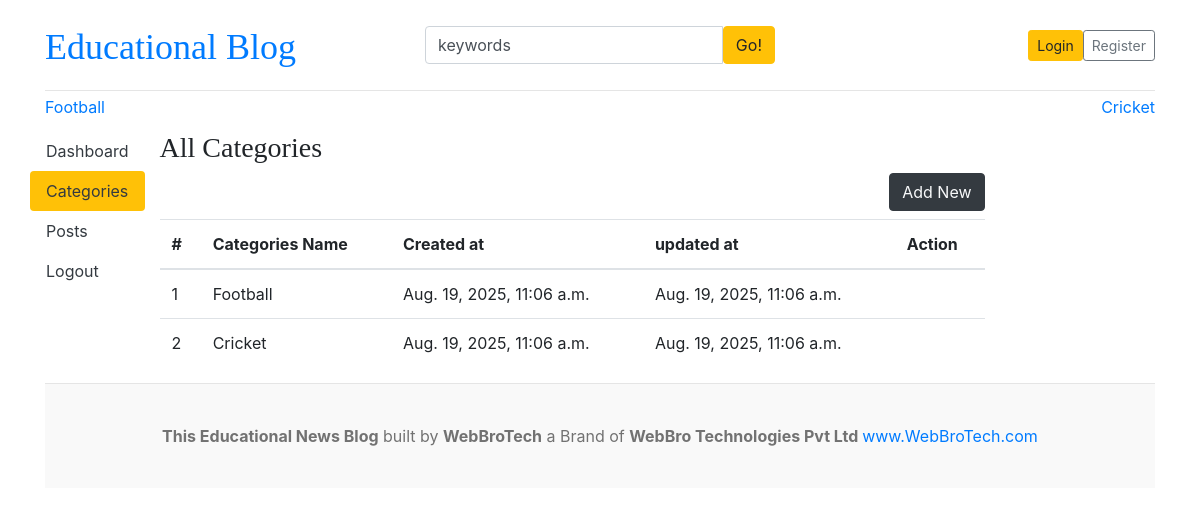
/dashboard/categories/, run on the app's committed database.
### blogs/models.py (models this page shows)
class Category(models.Model):
    category_name = models.CharField(max_length=50, unique=True)
    created_at = models.DateTimeField(auto_now_add=True)
    updated_at = models.DateTimeField(auto_now=True)
    class Meta:
        verbose_name_plural = 'Categories'
    def __str__(self):
        return self.category_name

### dashboards/views.py (the view)
# urls.py: path('categories/', views.categories, name='categories'),
def categories(request):
    return render(request, 'dashboard/categories.html')

### blogs/context_processors.py (called while the page is built)
def get_categories(request):
    categories = Category.objects.all()
    return dict(categories=categories)

def get_social_links(request):
    social_links = SocialLinks.objects.all()
    return dict(social_links=social_links)

### templates/dashboard/categories.html (shortened to what this page needs)
{% extends 'base.html'%}
{% block content %}
<div class="row">
    {% include 'dashboard/sidebar.html' %}
    <div class="col-md-9">
      <h3>All Categories</h3>
      <a href="{% url 'add_category'%}" class="btn btn-dark text-light float-right mb-2"> Add New</a>
      <table class="table table-hover">
        <thead>
          <tr>
            <th>#</th>
            <th>Categories Name</th>
            <th>Created at</th>
            <th>updated at</th>
            <th>Action </th>
          </tr>
        </thead>
        <tbody>
        {% for cat in categories %}
          <tr>
            <td>{{forloop.counter}}</td>
            <td>{{ cat }}</td>
            <td>{{ cat.created_at }}</td>
            <td>{{ cat.updated_at }}</td>
            <td>
            </td>
        </tr>
        {% endfor %}
        </tbody>
      </table>
    </div>
  </div>
{% endblock %}

### templates/base.html (shortened to what this page needs)
{% load static %}
<!DOCTYPE html>
<html lang="en">
<head>
    <link href="https://getbootstrap.com/docs/4.0/dist/css/bootstrap.min.css" rel="stylesheet">
    <link href="{% static 'css/blog.css' %}" rel="stylesheet">
    <link rel="stylesheet" href="https://cdnjs.cloudflare.com/ajax/libs/font-awesome/4.7.0/css/font-awesome.min.css">
  </head>
<body>
    <div class="container">
      <header class="blog-header py-3">
        <div class="row flex-nowrap justify-content-between align-items-center">
          <div class="col-4 pt-1">
            <a class="blog-header-logo text-Blue font-size-h2" href="/">Educational Blog</a>
          </div>
          <div class="col-4">
            <form action=" {% url 'search'%}" method="GET">
              <div class="input-group">
                <input class="form-control" type="text" value="keywords" name="keyword" placeholder="Enter search term..." aria-label="Enter search term..." aria-describedby="button-search" />
                <button type = "submit" class="btn btn-warning" id="button-search" type="button">Go!</button>
            </div>
            </form>
          </div>
          <div class="col-4 d-flex justify-content-end align-items-center">
            {% if not user.is_authenticated %}
            <a class="btn btn-sm btn-warning" href="{% url 'login' %}">Login</a>
            <a class="btn btn-sm btn-outline-secondary" href="{% url 'register' %}">Register</a>
            {% else %}
            <span><a href="{% url 'dashboard' %}">Dashboard</a> </span>
            &nbsp; &nbsp;
            <span><a href="{% url 'logout' %}">Logout</a></span>
            {% endif %}
          </div>
        </div>
      </header>
      <div class="nav-scroller py-1 mb-2">
        <nav class="nav d-flex justify-content-between">
          {% for cat in categories %}
          <a class= text-font-weight-bold class="p-2 text-muted" href="{% url 'posts_by_category' cat.id %}">{{cat.category_name}}</a>
          {% endfor %}
        </nav>
      </div>
{% block content %}
{% endblock %}
<footer class="blog-footer">
    <p class="text-center"><b>This Educational News Blog</b> built by <b>WebBroTech</b> a Brand of <b>WebBro Technologies Pvt Ltd </b><a href="https://www.youtube.com/@WebBroTech">www.WebBroTech.com</a></p>
  </footer>
  </body>
  </html>

### static/css/blog.css (style rules this page uses)
.blog-header { border-bottom: 1px solid #e5e5e5; }
.blog-header-logo { font-family: "Playfair Display", Georgia, "Times New Roman", serif; font-size: 2.25rem; }
h1, h2, h3, h4, h5, h6 { font-family: "Playfair Display", Georgia, "Times New Roman", serif; }
.blog-footer { padding: 2.5rem 0; color: #727272; text-align: center; background-color: #f9f9f9; border-top: .05rem solid #e5e5e5; }
.blog-footer p:last-child { margin-bottom: 0; }

### data on the page
Category: category_name "Football", created_at "Aug. 19, 2025, 11:06 a.m.", updated_at "Aug. 19, 2025, 11:06 a.m."
Category: category_name "Cricket", created_at "Aug. 19, 2025, 11:06 a.m.", updated_at "Aug. 19, 2025, 11:06 a.m."
